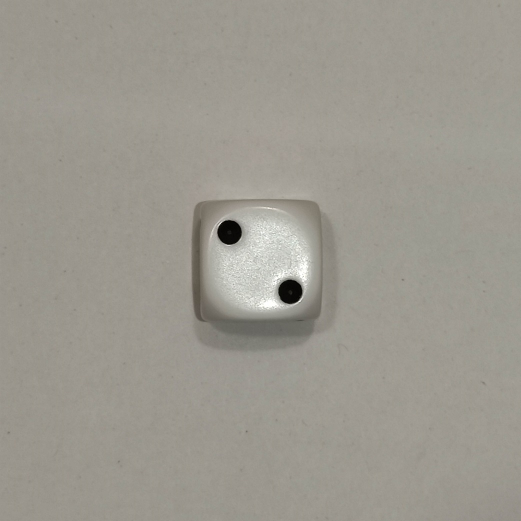
#> input picture set/0/1 (1).jpg, 1042 x 1042 px (shown at 1/2 size); its folder holds only this picture in this run
$ jupyter execute --allow-errors obrazy_v3.ipynb
#> lines starting #> are read from the running program, lines starting #| are printed output that depends on the picture; after the words box and inside, x2 and y2 are one past the last pixel; in counts of white or black regions, pixels touching at a corner belong together
[cell 1]
import numpy as np
import cv2 as cv
import os
from skimage import data, io, filters, measure, feature, exposure

[cell 2]
def markCnt(cnt):
    M = cv.moments(cnt)
    if M['m00']>0 :
        cx = int(M['m10']/M['m00'])
        cy = int(M['m01']/M['m00'])
        cv.putText(img_c, str(i), (cx-10, cy+6), cv.FONT_HERSHEY_SIMPLEX, 0.5, (0, 0, 255), 1)
        return [cx,cy]
    else:
        return [0,0]

def isEllipse(cnt, area):
    if(len(cnt)<=5):
        return False
    else:
        ellipse = cv.fitEllipse(cnt)
        #draw ellipse
        (x, y), (MA, ma), angle = cv.fitEllipse(cnt)
        A = np.pi * MA * ma/4
        if area < 5:
            return False
        if A/area<1.2:
            return True
        else:
            return False

def solidityHull(cnt, area):
    hull = cv.convexHull(cnt)
    hull_area = cv.contourArea(hull)
    solidityHull = float(area)/hull_area

    #rysowanie
    if solidityHull>0.8:
        print(f'solidityHull:{solidityHull}')
    return solidityCircleHull


def solidityCircle(cnt, area,sc):
    (x,y),radius = cv.minEnclosingCircle(cnt)
    center = (int(x),int(y))
    solidityCircle = float(area)/(max(radius**2,0.000001) * np.pi)

    #rysowanie
    #if solidityCircle>sc:
        #cv.circle(img,center,int(radius),(0,255,0),2)
#       print(f'solidityCircle:{solidityCircle}')
    return solidityCircle

def isCircle(cnt):
    perimeter = cv.arcLength(cnt,True)
    epsilon = 0.02*perimeter
    approx = cv.approxPolyDP(cnt,epsilon,True)
    if len(approx)>5:
        #cv.drawContours(img, contours, i, (0,255,0), 3)
#         print(f'approx:{len(approx)}', end="; ")
#         print(f'isCircle', end="; ")
        return True
    else:
        return False
def dist(x1,y1,x2,y2):
    return np.sqrt((x1-x2)**2 + (y1-y2)**2)

def groupWalls(angles, latitude):
    angles = sorted(angles)
    first = angles[0]
    tmp = []
    for angle in angles:
        if angle - first > latitude:
            yield tmp
            tmp = []
        tmp.append(angle)
        first = angle
    yield tmp

def groupWallsByAngleDistance(circles, latitudeAngle, latitudeDistance):
    res = []

    circles = sorted(circles,key = lambda circle: circle.a)
    while len(circles)>0:
        cands = []

        first = circles[0]
        for circle in circles:
            if circle.a - first.a < latitudeAngle:
                cands.append(circle)
                first = circle
        first = cands[0]
        minD = calcMinDist(cands)
        wall = []
        for circle in cands:
            if dist(first.x, first.y, circle.x, circle.y) < minD*latitudeDistance:
                wall.append(circle)
            else:
                continue
        wallOnlyCnt = []
        for circle in wall:
            wallOnlyCnt.append(circle.i)
            index = None
            for z,c2 in enumerate(circles):
                if c2.i == circle.i:
                    index = z
            circles.pop(index)
        res.append(wallOnlyCnt)
    return res

class Circle:
    def __init__(self,i,x,y,a):
        self.i = i
        self.x = x
        self.y = y
        self.thisDistances = {}
        self.Arr =[]
        self.a = a

[cell 3]
def calcDistances(circles):
    for c1 in circles:
        tmp = {}
        for c2 in circles:
            if c1.i != c2.i:
                tmp[c2.i] = dist(c1.x,c1.y,c2.x,c2.y)
        c1.Arr = sorted(tmp.items(), key =
             lambda kv:(kv[1], kv[0]))
        c1.thisDistances = tmp
def calcMinDist(circles):
    distArr = []
    for c in circles:
        for k,v in c.thisDistances.items():
            distArr.append([c.i, k, v])
    distArr = sorted(distArr, key = lambda t:t[2])
#     print(f'min :{distArr[0][0]}, {distArr[0][1]}')
    minDist = distArr[0][2]
    return minDist
def clearDir(folder):
#> further down, img_c is the input picture: shape (1042, 1042, 3); mean B, G, R 143.8, 152.9, 156.4
#> `p_l, p_r = np.percentile(imgray, (0, 60))#(0,2)`: p_l = 6; p_r = 154
#> `imexp = exposure.rescale_intensity(imgray, in_range=(p_l, p_r))`:
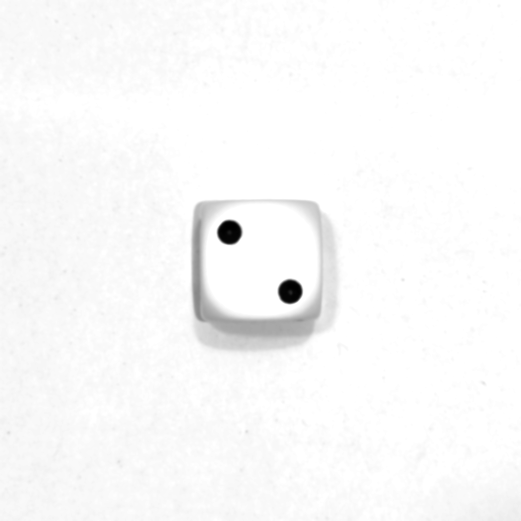
#> imexp: shape (1042, 1042) (shown at 1/2 size); min 0, max 255, mean 249.4
#> `imscaled = cv.inRange(imexp, 90, 255)`:
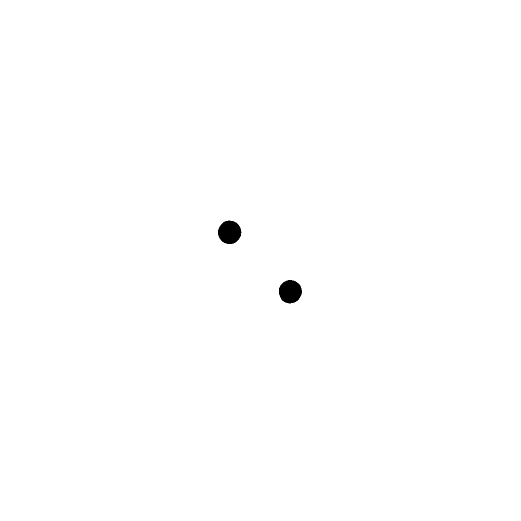
#> imscaled: shape (1042, 1042) (shown at 1/2 size); 99.7% white; 2 black regions
#> `ret, thresh = cv.threshold(imscaled, 127, 255, cv.THRESH_BINARY+cv.THR..`: ret = 0
#> `contours, hierarchy = cv.findContours(thresh, cv.RETR_TREE, cv.CHAIN_A..`: contours = 3 contours; box (x1, y1, x2, y2) and area: (0, 0, 1042, 1042) 1083681, (435, 440, 484, 489) 1774, (557, 559, 605, 608) 1748
#> the loop `for i, cnt in enumerate(contours):` made 3 passes
#> after the loop `for i, cnt in enumerate(contours):`: angles = [-1, -1]; circles = 2 items
    for filename in os.listdir(folder):
        file_path = os.path.join(folder, filename)
        try:
            if os.path.isfile(file_path) or os.path.islink(file_path):
                os.unlink(file_path)
            elif os.path.isdir(file_path):
                shutil.rmtree(file_path)
        except Exception as e:
            print('Failed to delete %s. Reason: %s' % (file_path, e))
def addHoop(c,wall, contours):
    bgr=[0,0,0]
    bgr[(c-1)%3] = 255
    cv.putText(img_c, str(len(wall)), (10, c*25), cv.FONT_HERSHEY_SIMPLEX, 0.7, tuple(bgr), 2)
    newCounters = []
    for cnt in wall:
        newCounters.extend(contours[cnt])
    rect = cv.minAreaRect(np.array(newCounters))
    box = cv.boxPoints(rect)
    box = np.int0(box)
    cv.drawContours(img_c,[box],0,tuple(bgr),1)

[cell 4]


walls_by_angle = [] #liczba oczek na ścianach
latitude = 180*0.05 #tolerancja
latitudeDistance = 5 #tolerancja odleglosc oczek na jednej scianie przemnozona razy minimalna odleglosc
aproxCircle = 0.9 #czy jest okragiem dla funkcji solidityCircle
sets = ['set/0','set/1', 'set/2', 'set/3'] #foldery z obrazami

#> (the rest of this cell did not finish here and is left out)

#> the loop in calcDistances, `for c1 in circles:` made 2 passes
#> c1.thisDistances on passes 1 to 2: {2: 169.7}, {1: 169.7}
#> `tmp = list(groupWalls(angles, latitude))`: tmp = [[-1, -1]]
#| [[-1, -1]]
#> the loop `for g in tmp:` made 1 pass
#> (g, c) on pass 1: ([-1, -1], 2)
#| liczba oczek na scianie 1 :  2
#> after the loop `for g in tmp:`: c = 2

        print('Group by angle')
        tmp = list(groupWalls(angles, latitude))
        print(tmp)
        c = 1
        for g in tmp:
            print('liczba oczek na scianie', c, ': ', len(g))
            c += 1

        print('Group by angle and distance')
        tmp = list(groupWallsByAngleDistance(list(circles), latitude, latitudeDistance))
#> in groupWallsByAngleDistance, `circles = sorted(circles,key = lambda circle: circle.a)`: circles = 2 items
#> the loop in groupWallsByAngleDistance, `while len(circles)>0:` made 1 pass
#> (distArr in calcMinDist, minDist in calcMinDist, minD) on pass 1: ([[1, 2, 169.7], [2, 1, 169.7]], 169.7, 169.7)
#> after the loop in groupWallsByAngleDistance, `while len(circles)>0:`: circles = []; res = [[1, 2]]
#> the loop `for wall in tmp:` made 1 pass
#> (wall, rect in addHoop, box in addHoop, c) on pass 1: ([1, 2], ((519.5, 523.5), (48.11, 216.4), -45.48), [[579, 616], [425, 464], [459, 430], [613, 582]], 2)
#| liczba oczek na scianie 1 :  2 , kontury: [1, 2]
#> after the loop `for wall in tmp:`: c = 2

        c = 1
        for wall in tmp:
            print('liczba oczek na scianie', c, ': ', len(wall), ', kontury:',wall)
            if len(tmp)<=3:
                addHoop(c,wall, contours)
            c += 1

        #zapis obrazu
        print('')

        res = os.path.join('result/' + str(index), fileName)

        cv.imwrite(res, img_c)

print('koniec')
# liczba oczek na scianie 1 :  17 ::: [37, 46, 41, 39, 42, 55, 33, 35, 44, 28, 16, 14, 10, 5, 1, 9, 3]
# liczba oczek na scianie 2 :  3 ::: [40, 25, 20]
# liczba oczek na scianie 3 :  12 ::: [30, 34, 24, 31, 27, 26, 22, 52, 47, 56, 54, 51]
# liczba oczek na scianie 4 :  3 ::: [53, 18, 23]
# liczba oczek na scianie 5 :  9 ::: [4, 48, 8, 2, 57, 38, 12, 15, 58]
#

[cell 5]
io.imshow(thresh)

[cell 6]
img2 = cv.imread('set/3/4.jpg', cv.IMREAD_GRAYSCALE)
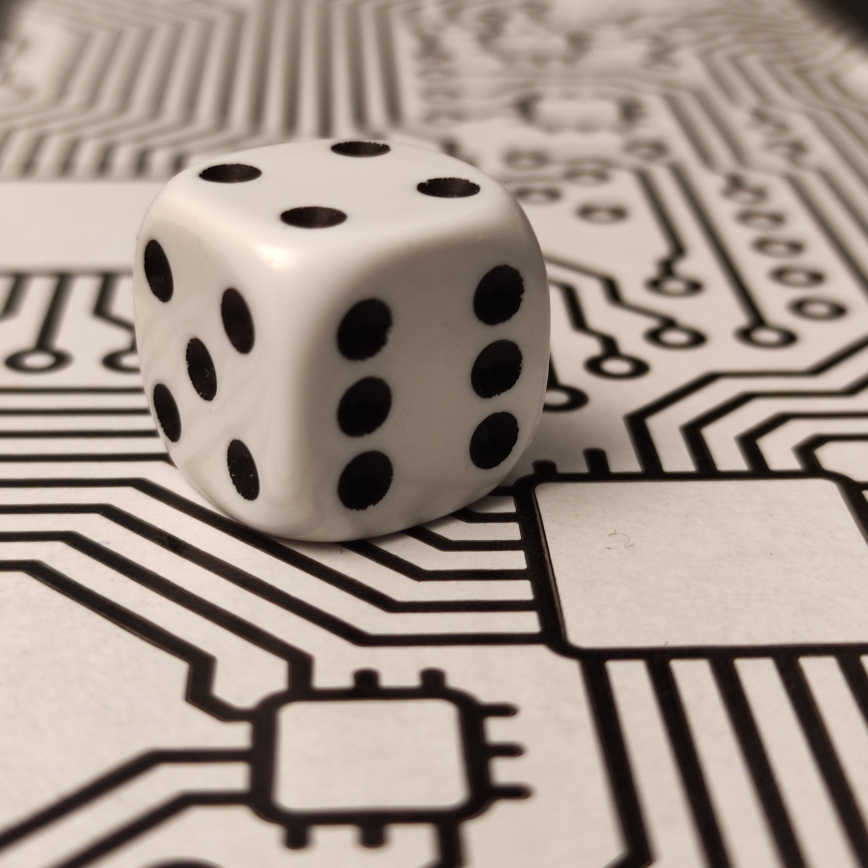
#> input picture set/3/4.jpg, 3472 x 3472 px (shown at 1/4 size)
#> img2: shape (3472, 3472); min 0, max 255, mean 151.9

#imgray = cv.cvtColor(img2, cv.COLOR_BGR2GRAY)
imgray = cv.GaussianBlur(img2, (15,15), 1)
#> imgray: shape (3472, 3472)


p_l, p_r = np.percentile(imgray, (0, 60))#(0,2)
#> p_l = 2; p_r = 194
imexp = exposure.rescale_intensity(imgray, in_range=(p_l, p_r))
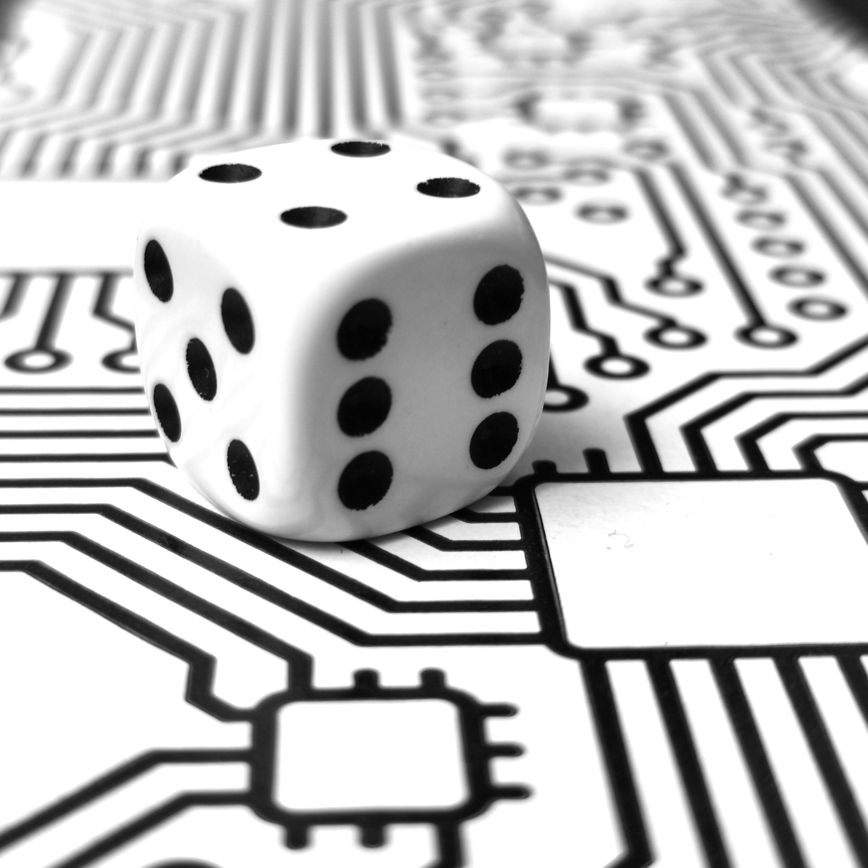
#> imexp: shape (3472, 3472) (shown at 1/4 size); min 0, max 255, mean 191.4

imscaled = cv.inRange(imexp, 90, 255)
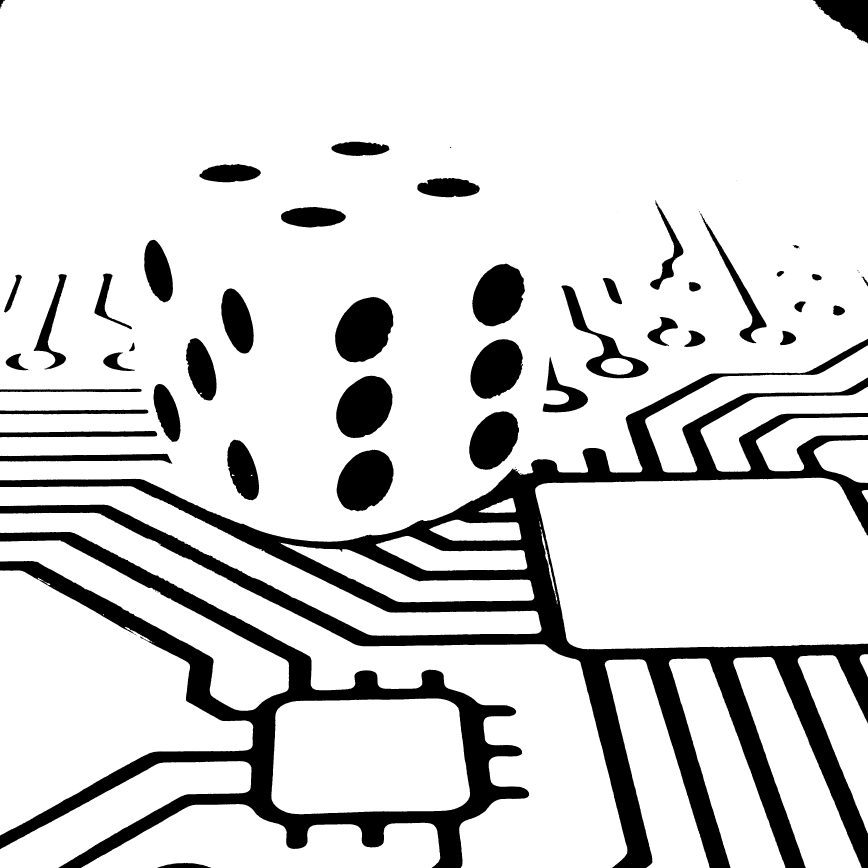
#> imscaled: shape (3472, 3472) (shown at 1/4 size); 83.8% white; 66 black regions (21 under 20 px), largest, box (x1, y1, x2, y2) and area: (0, 1355, 3472, 3472) 908870, (0, 2128, 2117, 3472) 471961, (1340, 1188, 1573, 1450) 45559

ret, thresh = cv.threshold(imscaled, 127, 255, cv.THRESH_BINARY+cv.THRESH_OTSU)

io.imshow(imgray)
#io.imshow(thresh)
